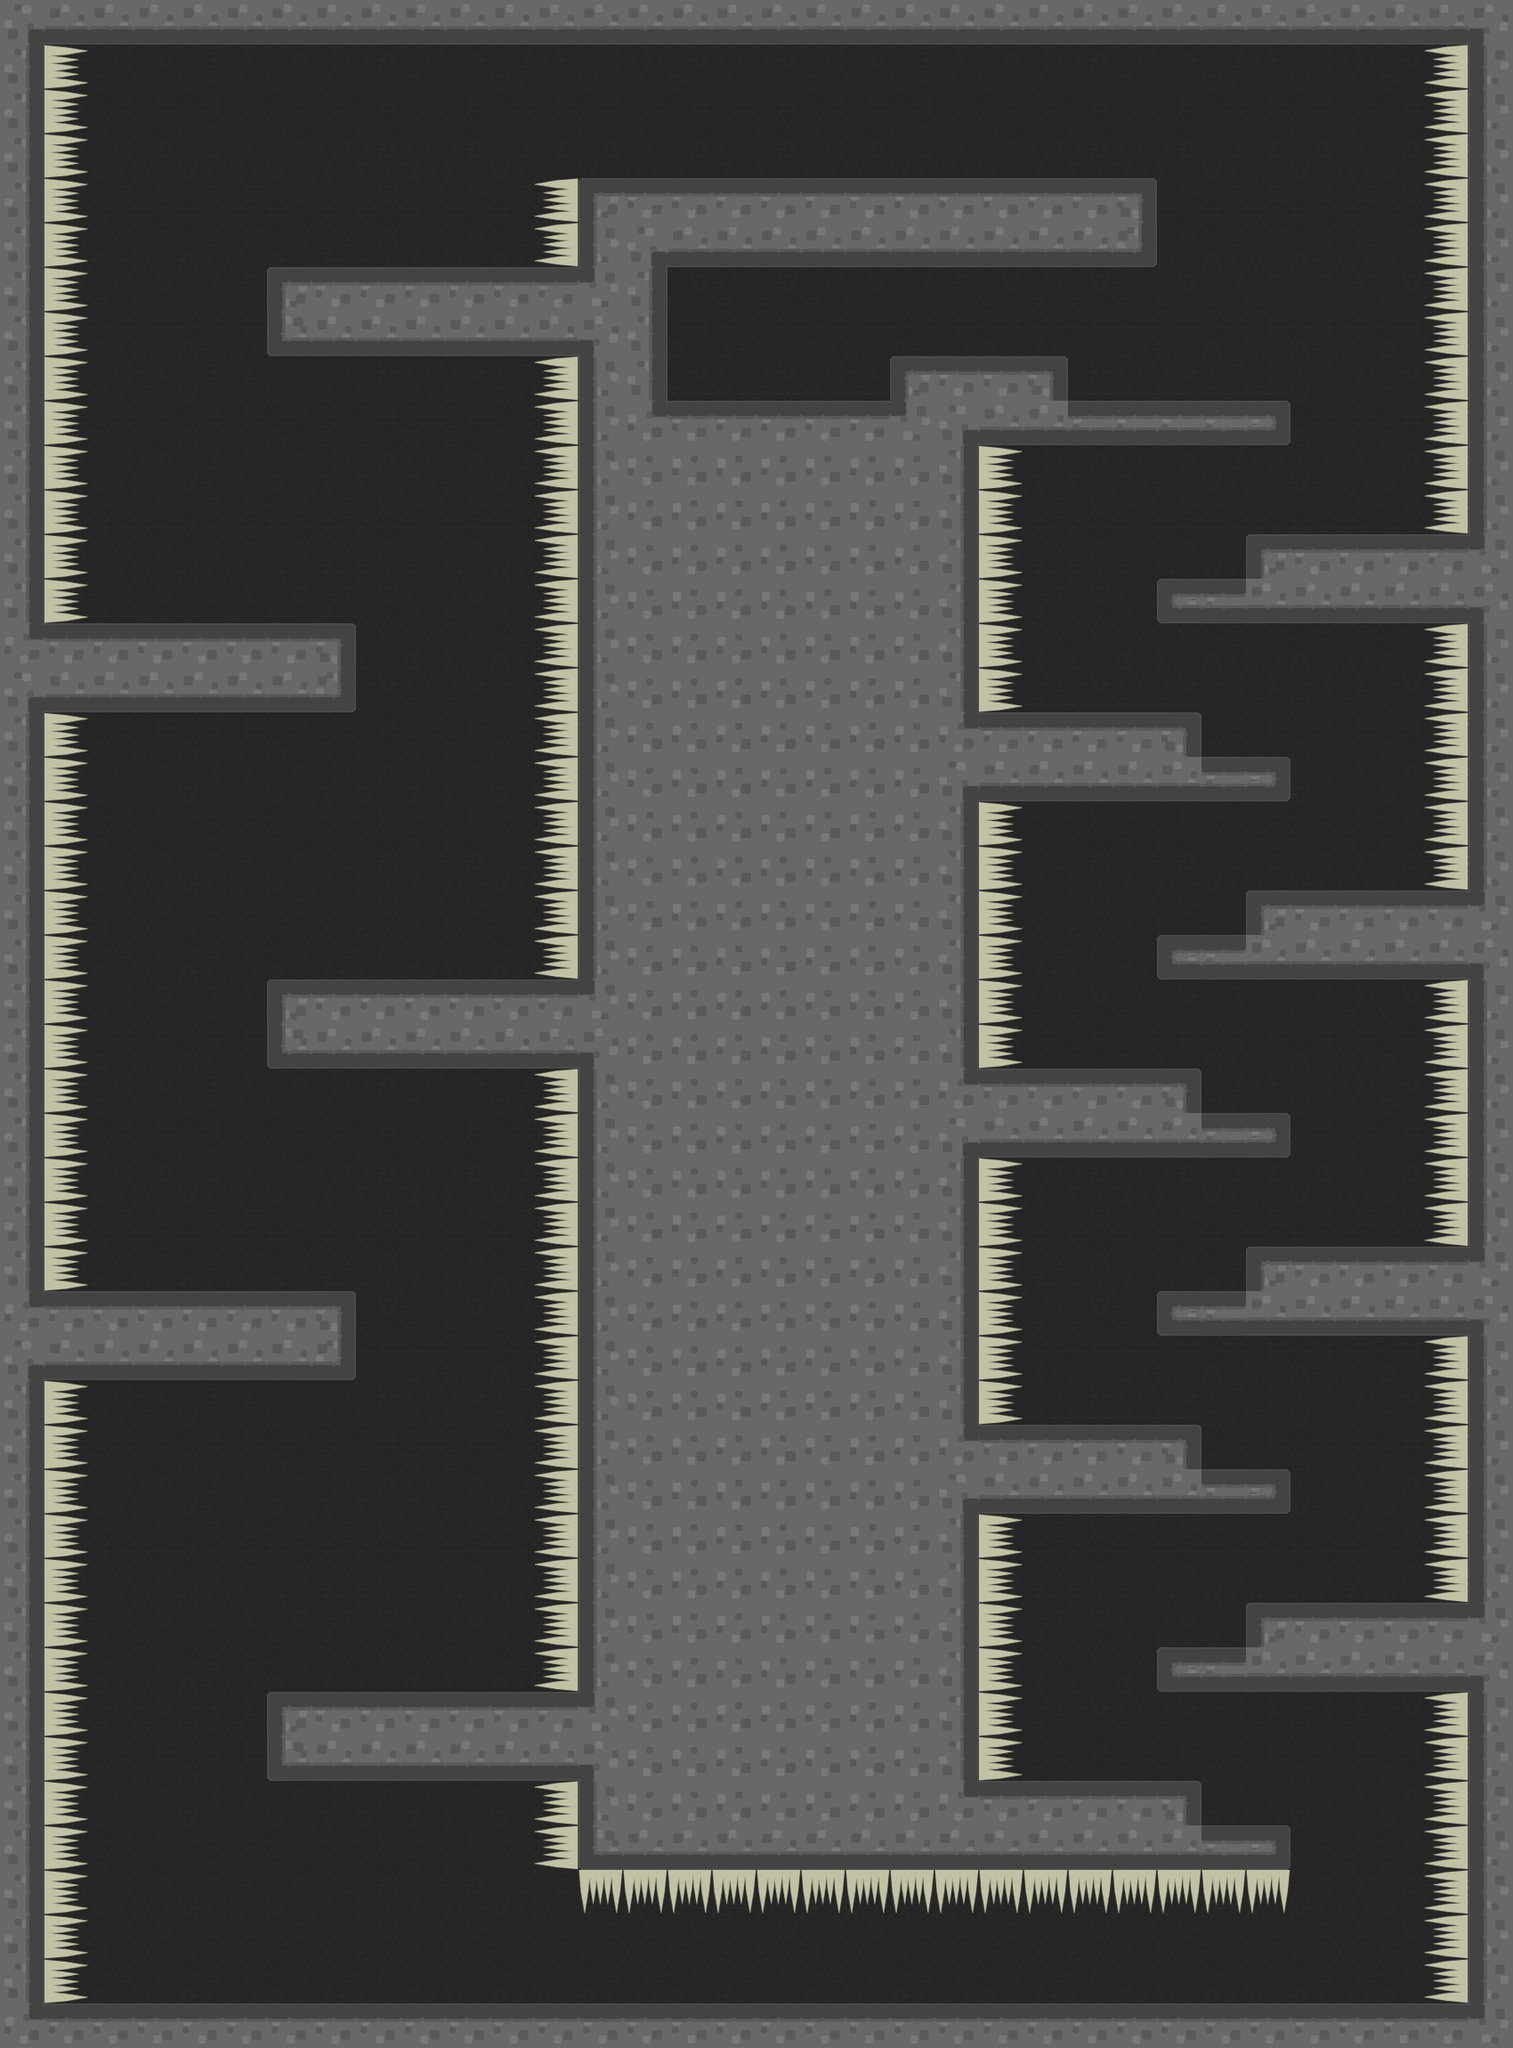

A level layout from a 2D game, rendered from its tile map. Below: a short description, then the map file with tile-grid data replaced by summaries:
An orthogonal 34x46 tile map with 50x50 px tiles, 3 tile layers (bg, Platform, Spikes), 3 tilesets and 3 objects (SpawnPoint, Exit, Gear).

<map version="1.0" orientation="orthogonal" width="34" height="46" tilewidth="50" tileheight="50">
 <tileset firstgid="1" name="eli_tileset" tilewidth="50" tileheight="50">
  <image source="Tiled/eli_tileset.png" width="200" height="200" />
 </tileset>
 <tileset firstgid="17" name="spikes" tilewidth="50" tileheight="50">
  <image source="Tiled/spikes.png" width="100" height="100" />
 </tileset>
 <tileset firstgid="21" name="bg" tilewidth="50" tileheight="50">
  <image source="Tiled/bg.png" width="50" height="50" />
 </tileset>
 <layer name="bg" width="34" height="46">
  <data>[1564 cells, 1564 non-empty, 1 distinct tile ids]</data>
 </layer>
 <layer name="Platform" width="34" height="46">
  <data>[1564 cells, 662 non-empty, 16 distinct tile ids]</data>
 </layer>
 <objectgroup name="Objects" width="34" height="46">
  <object name="SpawnPoint" x="452" y="232" width="47" height="17" />
  <object name="Exit" x="804" y="355" width="45" height="18" />
  <object name="Gear" x="1251" y="158" />
 </objectgroup>
 <layer name="Spikes" width="34" height="46">
  <data>[1564 cells, 148 non-empty, 3 distinct tile ids]</data>
 </layer>
</map>
